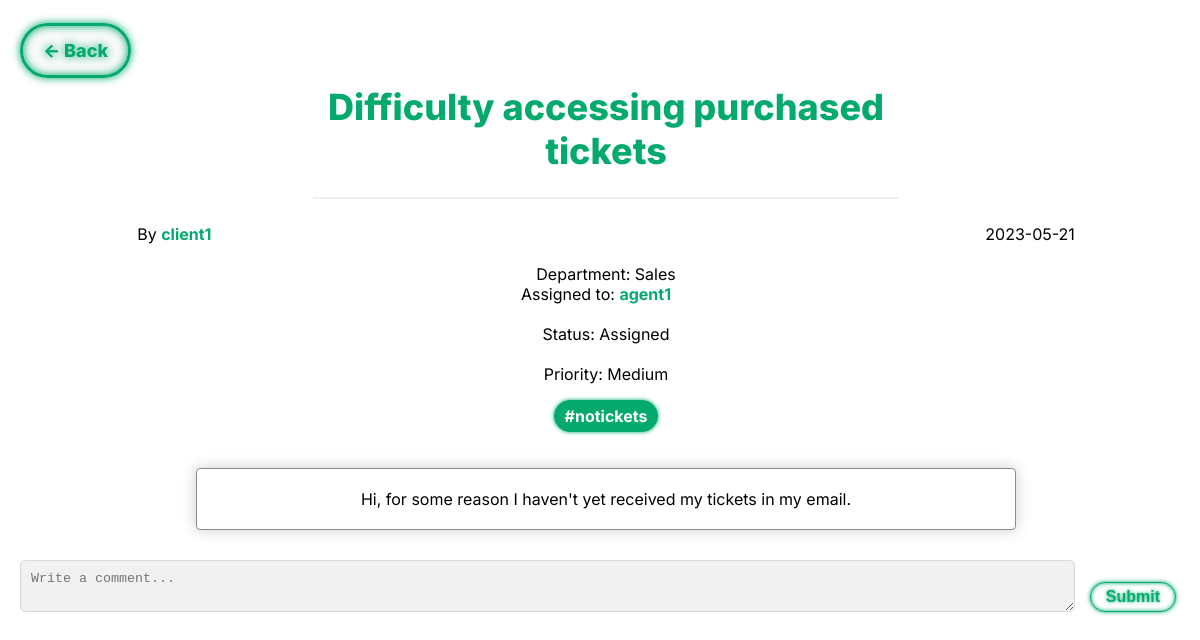
The app's page /pages/ticket.php?id=3&site=my_tickets (signed in), older data.
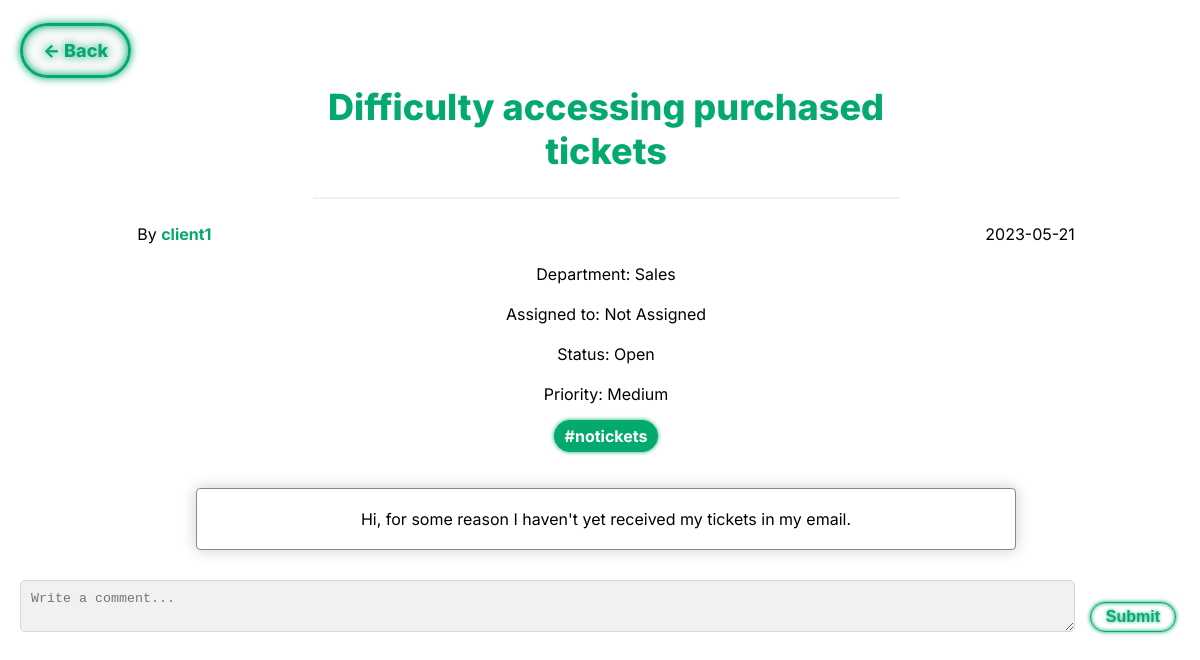
The same page, newer data.
### tables this page shows
CREATE TABLE USER (
    user_id INTEGER PRIMARY KEY AUTOINCREMENT,
    department_id INT,
    name VARCHAR(255) NOT NULL,
    username VARCHAR(8) NOT NULL UNIQUE,
    email VARCHAR(255) NOT NULL UNIQUE,
    password VARCHAR(255) NOT NULL,
    type VARCHAR(10) NOT NULL DEFAULT 'Client' CHECK (type = 'Agent' OR type = 'Admin' OR type = 'Client'),
    gender VARCHAR(10) DEFAULT 'None' CHECK(gender = 'Male' or gender = 'Female' or gender = 'Other' or gender = 'None'),
    FOREIGN KEY(department_id) REFERENCES DEPARTMENT(department_id) ON DELETE CASCADE ON UPDATE CASCADE
);

CREATE TABLE TICKET (
    ticket_id INTEGER PRIMARY KEY AUTOINCREMENT,
    user_id INT NOT NULL,
    assigned_agent INT CHECK (assigned_agent <> user_id),
    department_id INT,
    title VARCHAR(255) NOT NULL,
    description VARCHAR(1000) NOT NULL,
    status VARCHAR(10) NOT NULL DEFAULT 'Open' CHECK (status = 'Open' OR status = 'Assigned' OR status = 'Closed'),
    priority VARCHAR(10) NOT NULL DEFAULT 'Low' CHECK (priority = 'Low' OR priority = 'Medium' OR priority = 'High'),
    date DATE NOT NULL,
    hashtag VARCHAR(255),
    FOREIGN KEY(user_id) REFERENCES USER(user_id) ON DELETE CASCADE ON UPDATE CASCADE,
    FOREIGN KEY(department_id) REFERENCES DEPARTMENT(department_id) ON DELETE CASCADE ON UPDATE CASCADE,
    FOREIGN KEY(assigned_agent) REFERENCES USER(user_id) ON DELETE CASCADE ON UPDATE CASCADE
);

### database/fetchTicket.php (called while the page is built)
<?php
    include 'connection.php';
    if(!empty($_GET['id']) && is_numeric($_GET['id'])){
        $stmt = $db->prepare('SELECT * FROM Ticket WHERE ticket_id = :ticket_id');
        $stmt->bindParam(':ticket_id', $_GET['id']);
        $stmt->execute();
        $row3 = $stmt->fetch();
    }
    else{
        header('Location:../pages/all_tickets.php');
    }
?>

### database/fetchUser.php (called while the page is built, shortened)
<?php
    include 'connection.php';
    $stmt = $db -> prepare('SELECT * FROM User WHERE user_id = :user_id');
    $stmt -> bindParam(':user_id', $userid);
    $stmt -> execute();
    $row = $stmt -> fetch();
?>

### database/getTicketDepartment.php (called while the page is built)
<?php
    if(!empty($row3['department_id']) && is_numeric($row3['department_id'])){
        $stmt2 = $db -> prepare('SELECT name FROM Department WHERE department_id = :department_id');
        $stmt2 -> bindParam(':department_id', $row3['department_id']);
        $stmt2 -> execute();
        $row2 = $stmt2 -> fetch();
        $ticketdepartment = $row2['name'];
    }
    else{
        $ticketdepartment = 'Not Assigned';
    }
?>

### database/getAssignedAgent.php (called while the page is built)
<?php
    include 'connection.php';
    $stmt = $db->prepare('SELECT * FROM User WHERE user_id = :user_id');
    $stmt->bindParam(':user_id', $agentid);
    $stmt->execute();
    $assignedagent = $stmt->fetch();
?>

### pages/ticket.php (the view, shortened to what this page needs)
<?php
    include '../database/checkSession.php';
    include '../database/fetchTicket.php';
    $ticketid = $_GET['id'];
    $userid = $row3['user_id'];
    $status = $row3['status'];
    include '../database/fetchUser.php';
?>
<!DOCTYPE html>
<html>
<head>
	<link rel="stylesheet" href="../css/ticket.css">
</head>
    <body>
        <?php
        if(!empty($_GET['site'])){
            if($_GET['site'] == 'all_tickets'){
                echo '<a class="backbtn" href="../pages/all_tickets.php"> <- Back</a>';
            }
            else{
                echo '<a class="backbtn" href="../pages/my_tickets.php"> <- Back</a>';
            }
        }
        else{
            echo '<a class="backbtn" href="../pages/my_tickets.php"> <- Back</a>';
        }
        ?>
        <header>
            <h1><?php echo $row3['title'] ?></h1>
            <hr>
        </header>
        <div class="ticket_content">
            <div class="ticket_info">
                <div class="ticket_username_and_date">
                    <span class="ticket_username"> By <a class="ticket_username_link" href="../pages/profile_viewer.php?id=<?php echo $row3['user_id'] ?>"><?php echo $row['username'] ?></a> </span>
                    <span class="ticket_date"> <?php echo $row3['date'] ?> </span>
                </div>
                <br>
                <div class="ticket_more_info">
                    <?php
                        include '../database/getTicketDepartment.php';
                        echo '<div class="ticket_department"> Department: ' . $ticketdepartment;
                        echo '</div>';
                        echo '<div class="assigned_agent"';
                        if(!empty($row3['assigned_agent'])){
                            echo '<br>Assigned to: <a class="ticket_username_link" href="../pages/profile_viewer.php?id=' . $row3['assigned_agent'] . '">';
                            $agentid = $row3['assigned_agent'];
                            include '../database/getAssignedAgent.php';
                            echo $assignedagent['username'];
                            echo '</a>';
                        }
                        else{
                            echo '<br><br>Assigned to: Not Assigned';
                        }
                        echo '</div>';
                        echo '<br><div class="ticket_status"> Status: ' . $status;
                        echo '</div>';
                    ?>
                    <br>
                    <div class="priority">Priority: <?php echo $row3['priority'] ?></div>
                </div>
            </div>
            <div class="hashtag_container">
                <p id="hashtag">#<?php echo $row3['hashtag']; ?></p>
            </div>
            <br>
            <div class="ticket_description_container">
                <div class="ticket_description">
                    <?php echo $row3['description'] ?>
                </div>
            </div>
        </div>
        <div class="comments">
            <?php
                include '../database/getTicketComments.php';
            ?>
        </div><br>
        <?php
            if((($row3['assigned_agent'] == $_SESSION['user_id']) || ($userid == $_SESSION['user_id']) || ($_SESSION['type'] == 'Admin')) && $status != 'Closed'){
                echo '<form class="commentbox" action="../database/insertTicketComment.php?id='.$ticketid.'" method="post">
                    <input type="hidden" name="csrf" value="'.$_SESSION['csrf'].'">
                    <textarea class="comment" name="comment" placeholder="Write a comment..."></textarea><br>
                    <div id="sub_comment_btn"><button type="submit" id="submitcommentbtn">Submit</button></div></form>
                </form>';
            }
        ?>
    </body>
</html>

Row changes from the older to the newer data that the page shows:
no longer on this page (row unchanged): user: username "agent1"
changed ticket "Difficulty accessing purchased tickets": status "Assigned" → "Open"; assigned_agent 6 → 0 (drawn)
Text that changed along with them:
text no longer shown: "Assigned to:"
text now shown: "Assigned to: Not Assigned"
